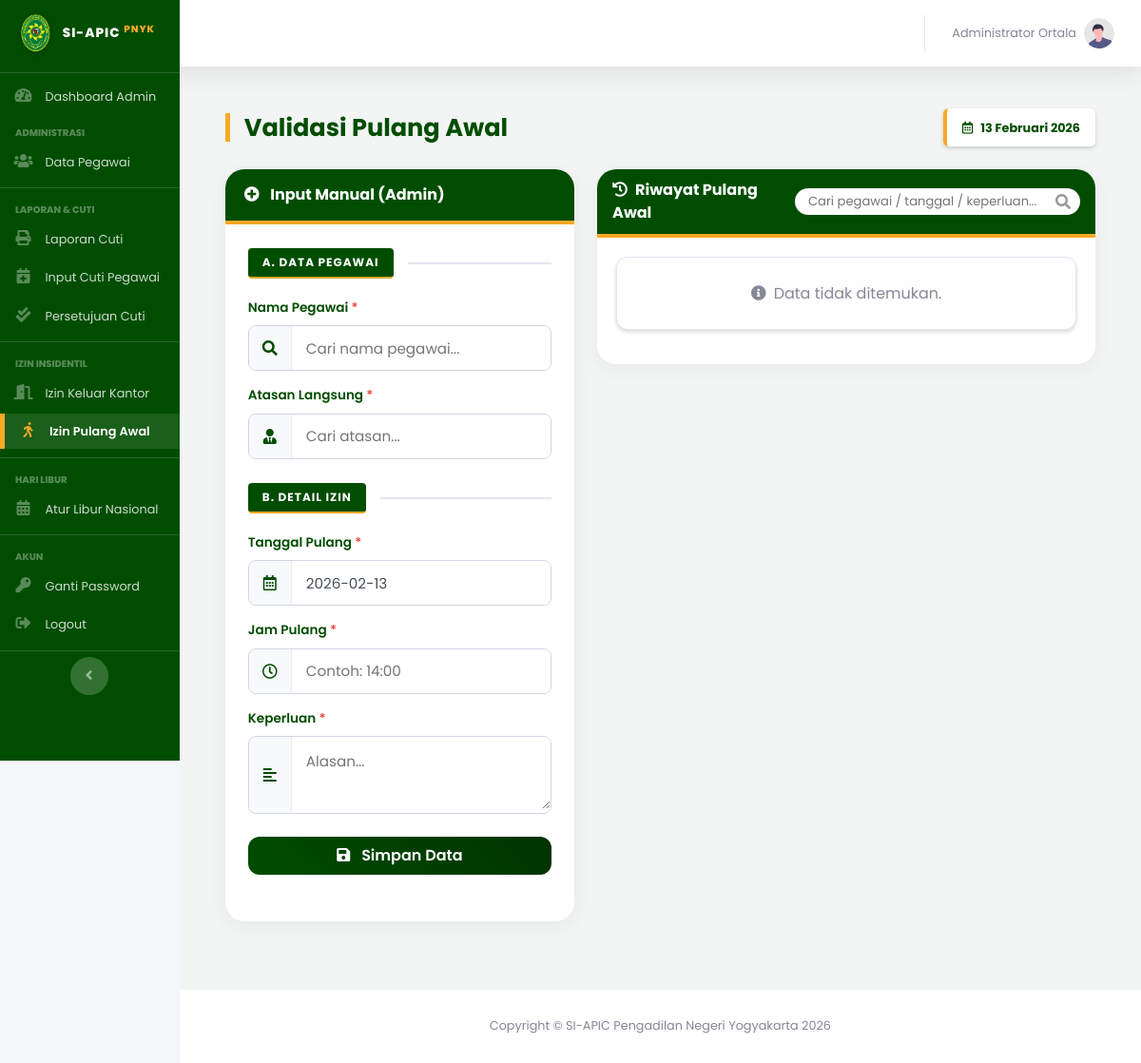
Page /index.php?page=izin_pulang (signed in) on the earlier database version.
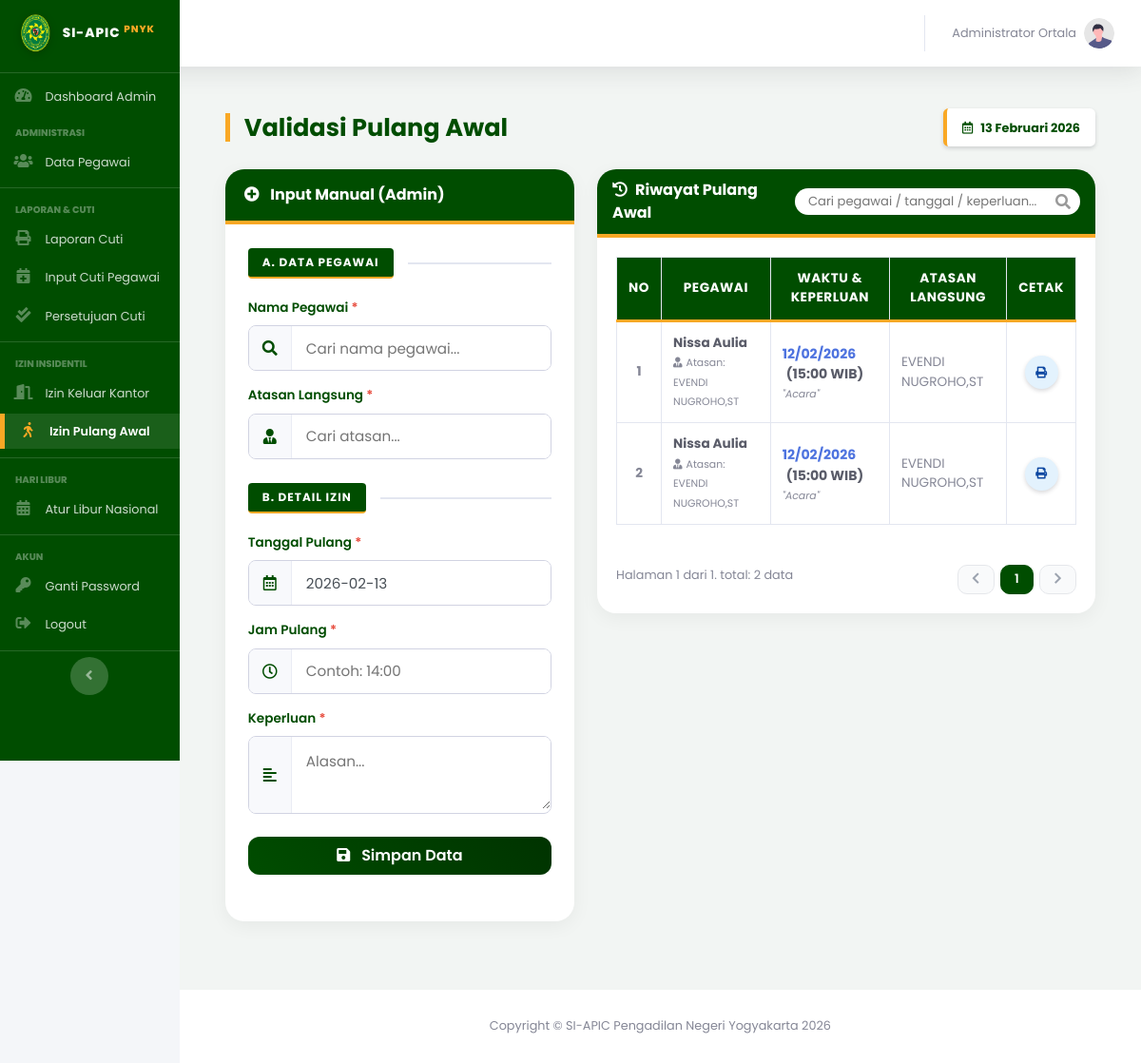
Same page on the later database version.
### tables this page shows
CREATE TABLE `izin_pulang` (
  `id_izin_pulang` int(11) NOT NULL,
  `id_user` int(11) NOT NULL,
  `id_atasan` int(11) NOT NULL,
  `tgl_izin` date NOT NULL,
  `jam_pulang` time NOT NULL,
  `keperluan` text NOT NULL,
  `status` int(1) NOT NULL DEFAULT 0 COMMENT '0=Pending, 1=ACC, 2=Tolak',
  `tgl_input` datetime NOT NULL DEFAULT current_timestamp()
);

CREATE TABLE `users` (
  `id_user` int(11) NOT NULL,
  `nip` varchar(30) NOT NULL,
  `masa_kerja` varchar(50) DEFAULT NULL,
  `password` varchar(255) NOT NULL,
  `nama_lengkap` varchar(100) NOT NULL,
  `jabatan` varchar(100) DEFAULT NULL,
  `kategori_laporan` enum('HAKIM KARIR DAN AD HOC','PANITERA DAN PANMUD','SEKRETARIS DAN KASUBBAG','PANITERA PENGGANTI','JURUSITA','JURUSITA PENGGANTI','STAF') NOT NULL,
  `pangkat` varchar(50) DEFAULT NULL,
  `unit_kerja` varchar(100) DEFAULT 'Pengadilan Negeri Yogyakarta',
  `no_telepon` varchar(20) DEFAULT NULL,
  `role` enum('admin','user') NOT NULL,
  `is_atasan_langsung` tinyint(1) DEFAULT 0 COMMENT '1=Bisa TTD, 0=Staf Biasa',
  `sisa_cuti_n` int(11) DEFAULT 12,
  `sisa_cuti_n1` int(11) DEFAULT 0,
  `sisa_cuti_n2` int(11) DEFAULT 0,
  `kuota_cuti_sakit` int(11) DEFAULT 14,
  `created_at` timestamp NOT NULL DEFAULT current_timestamp(),
  `status_akun` enum('aktif','nonaktif') DEFAULT 'aktif',
  `id_atasan` int(11) DEFAULT NULL,
  `is_atasan` enum('0','1') DEFAULT '0'
);

### pages/admin/izin_pulang.php (the view, shortened to what the rows shown need)
<?php
$batas   = 10;
$halaman = isset($_GET['hal']) ? (int)$_GET['hal'] : 1;
$halaman = ($halaman < 1) ? 1 : $halaman;
$halaman_awal = ($halaman > 1) ? ($halaman * $batas) - $batas : 0;
$where_clause = "";
$query_utama = "
    SELECT i.*, u.nama_lengkap AS pemohon, a.nama_lengkap AS atasan
    FROM izin_pulang i
    JOIN users u ON i.id_user = u.id_user
    LEFT JOIN users a ON i.id_atasan = a.id_user
    WHERE 1=1 $where_clause
    ORDER BY i.id_izin_pulang DESC
    LIMIT $halaman_awal, $batas
";
$q_riwayat = mysqli_query($koneksi, $query_utama);
$no = $halaman_awal + 1;
?>
<link rel="stylesheet" href="https://cdn.jsdelivr.net/npm/flatpickr/dist/flatpickr.min.css">
<div class="container-fluid mb-5 mt-4">
    <div class="d-sm-flex align-items-center justify-content-between mb-4">
        <h1 class="page-header-title mb-2 mb-sm-0">Validasi Pulang Awal</h1>
    </div>
    <div class="row">
        <div class="col-lg-7">
            <div class="card card-clean shadow-sm mb-4">
                <div class="card-body">
                    <div id="area_tabel_admin">
                        <?php if(mysqli_num_rows($q_riwayat) == 0) { ?>
                            <div class="alert alert-light text-center border shadow-sm" style="border-radius: 12px;">
                                <h6 class="text-muted m-3"><i class="fas fa-info-circle mr-2"></i>Data tidak ditemukan.</h6>
                            </div>
                        <?php } else { ?>
                        <div class="table-responsive">
                            <table class="table table-bordered table-hover" width="100%" cellspacing="0">
                                <thead class="table-pn-head">
                                    <tr class="text-center">
                                        <th width="5%">No</th>
                                        <th>Pegawai</th>
                                        <th>Waktu & Keperluan</th>
                                        <th>Atasan Langsung</th>
                                        <th width="10%">Cetak</th>
                                    </tr>
                                </thead>
                                <tbody>
                                    <?php while($row = mysqli_fetch_array($q_riwayat)): ?>
                                    <tr>
                                        <td class="text-center font-weight-bold align-middle"><?= $no++; ?></td>
                                        <td class="align-middle">
                                            <div class="font-weight-bold text-dark"><?= $row['pemohon']; ?></div>
                                            <small class="text-muted"><i class="fas fa-user-tie mr-1"></i>Atasan: <?= $row['atasan'] ? $row['atasan'] : '-'; ?></small>
                                        </td>
                                        <td class="align-middle">
                                            <div class="font-weight-bold text-primary" style="font-size: 0.88rem;">
                                                <?= date('d/m/Y', strtotime($row['tgl_izin'])); ?>
                                                <span class="text-dark ml-1">(<?= date('H:i', strtotime($row['jam_pulang'])); ?> WIB)</span>
                                            </div>
                                            <div class="text-muted font-italic small mt-1" style="line-height: 1.2;">"<?= $row['keperluan']; ?>"</div>
                                        </td>
                                        <td class="align-middle">
                                            <?= $row['atasan'] ? $row['atasan'] : '<span class="text-muted">-</span>'; ?>
                                        </td>
                                        <td class="text-center align-middle">
                                            <a href="pages/cetak_izin_pulang.php?id=<?= $row['id_izin_pulang']; ?>" target="_blank"
                                               class="btn-circle-action btn-print shadow-sm" title="Cetak Surat">
                                                <i class="fas fa-print fa-sm"></i>
                                            </a>
                                        </td>
                                    </tr>
                                    <?php endwhile; ?>
                                </tbody>
                            </table>
                        </div>
                        <?php } ?>
                    </div>
                </div>
            </div>
        </div>
    </div>
</div>

Differences in the rows shown:
added izin_pulang: id_user.nama_lengkap "Nissa Aulia", users.nama_lengkap "EVENDI NUGROHO,ST", tgl_izin "12/02/2026", jam_pulang "15:00", keperluan "Acara"
added izin_pulang: id_user.nama_lengkap "Nissa Aulia", users.nama_lengkap "EVENDI NUGROHO,ST", tgl_izin "12/02/2026", jam_pulang "15:00", keperluan "Acara"
Other differences:
$halaman: (not shown) → "1"
$total_halaman: (not shown) → "1"
$jumlah_data: (not shown) → "2"
text no longer shown: "Data tidak ditemukan."
text now shown: "NO PEGAWAI WAKTU & KEPERLUAN ATASAN LANGSUNG CETAK Halaman dari . total: data"
new list line: "1"
